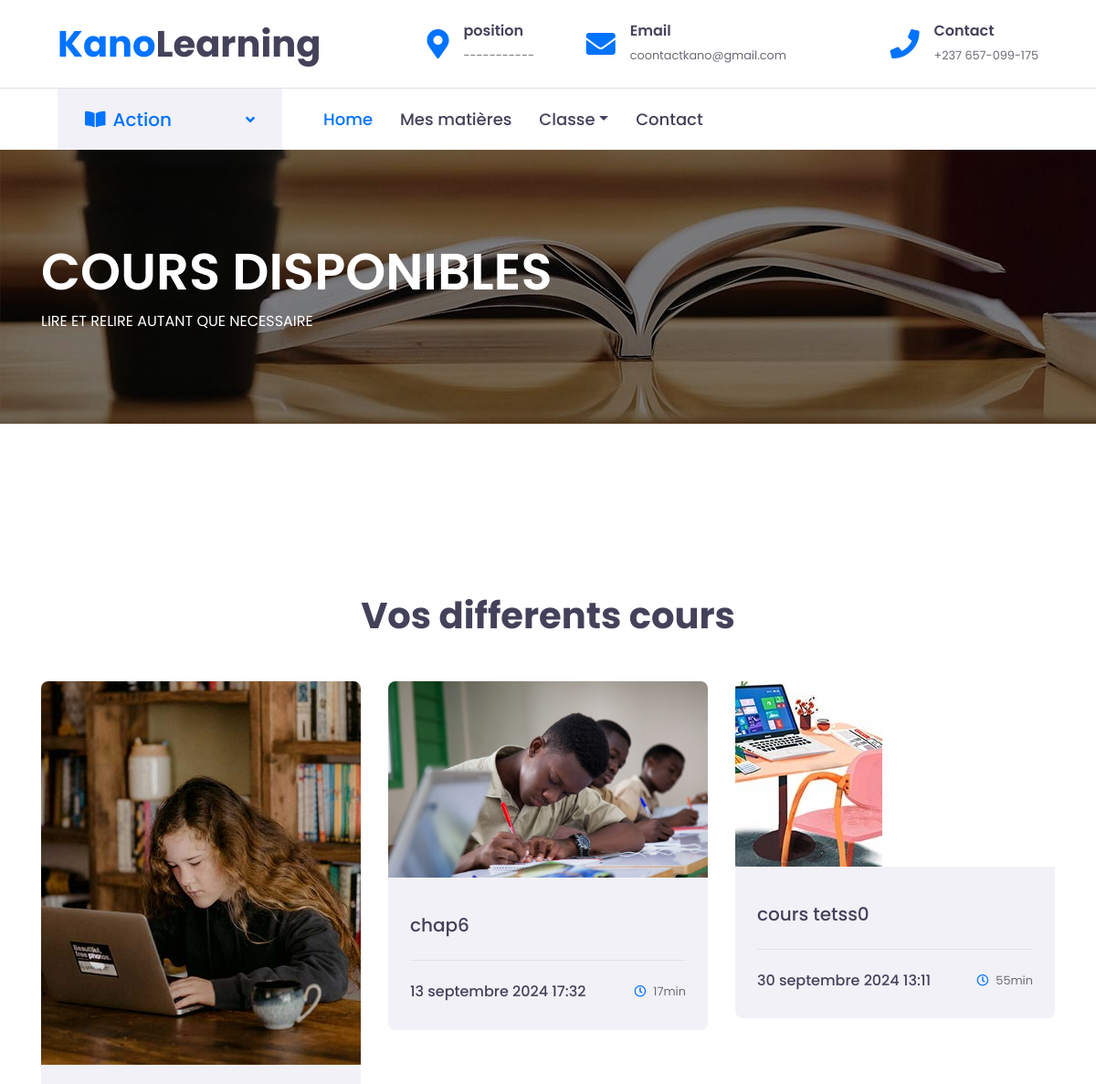
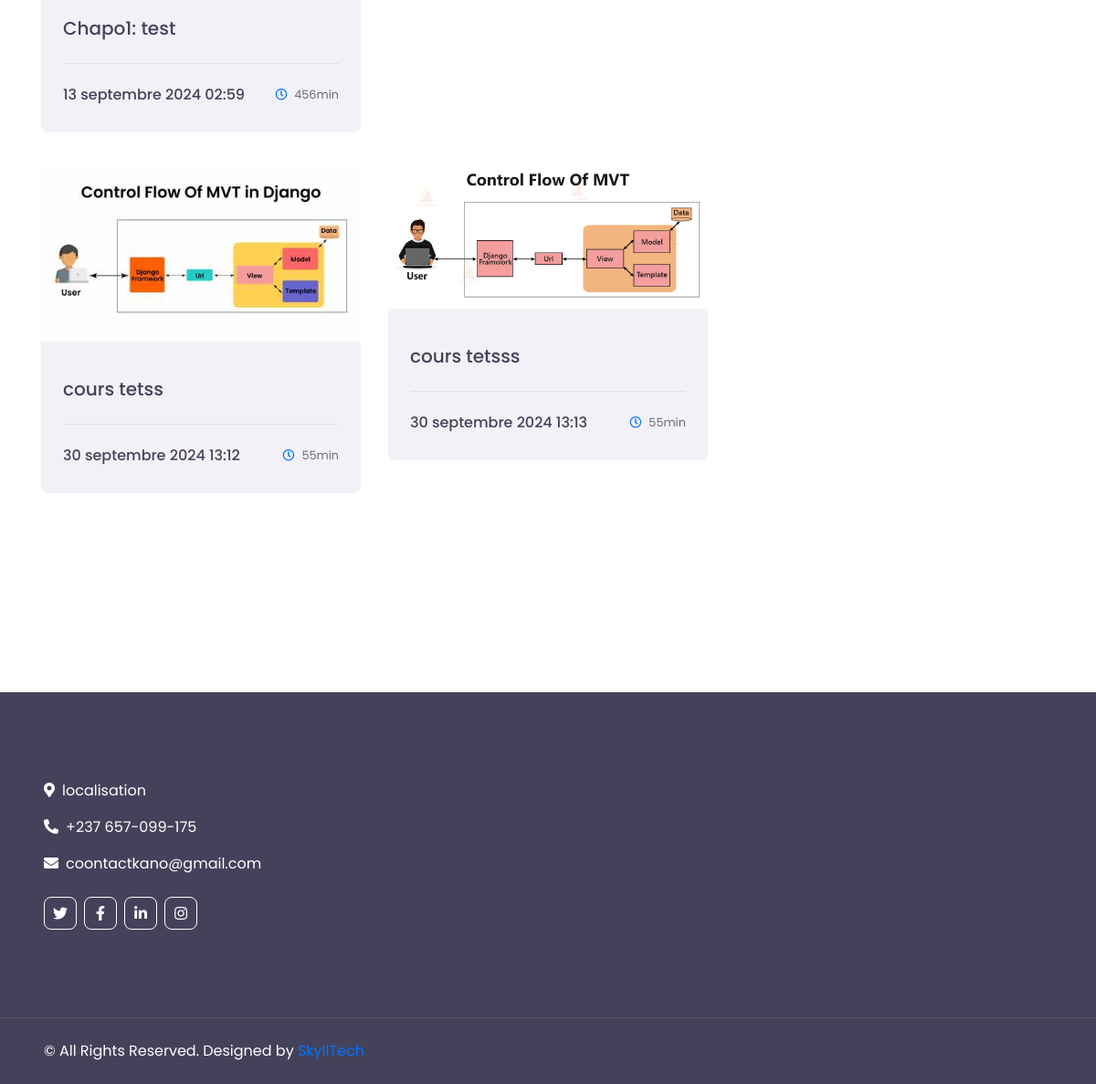
Screenshot of /display_cours/ with the database file from the repository (2 pictures, top to bottom).
### home/models.py (models this page shows, shortened)
class Cours(models.Model):
    titre = models.CharField(max_length=255)
    profil_cours = models.ImageField(upload_to='image', null=True, blank=True)
    intoduction = models.TextField(null=True, blank=True)
    resume = models.TextField(null=True, blank=True)
    document = models.FileField(upload_to='documents/', null=True, blank=True)
    choix_matiere = models.ForeignKey ('Matiere', on_delete=models.CASCADE)
    choix_classe = models.ForeignKey ('Classe', on_delete=models.CASCADE)
    Date_creation = models.DateTimeField(auto_now_add=True)  # Date et heure de création
    Date_modif = models.DateTimeField(auto_now=True)  # Date et heure de mise à jour
    temps_etudes = models.IntegerField()

### home/views.py (the view)
# urls.py: path('display_cours/', views.display_cours,name="display_cours"),
def display_cours(request):
    cours = Cours.objects.all()
    context = {"cours": cours}
    return render(request, "home/eleve/display_cours.html", context)

### home/templates/home/eleve/display_cours.html (shortened to what this page needs)
{% extends 'home/eleve/base.html' %}
{% block content %}
  {% load static %}
  <div class="container-fluid page-header" style="margin-bottom: 90px;">
    <div class="container">
      <div class="d-flex flex-column justify-content-center" style="min-height: 300px">
        <h3 class="display-4 text-white text-uppercase">Cours disponibles</h3>
        <div class="d-inline-flex text-white">
          <p class="m-0 text-uppercase">Lire et relire autant que necessaire</p>
        </div>
      </div>
    </div>
  </div>
  <div class="container-fluid py-5">
    <div class="container py-5">
      <div class="text-center mb-5">
        <h1>Vos differents cours</h1>
      </div>
      <div class="row">
        {% for cour in cours %}
        <a href="">
            <div class="col-lg-4 col-md-6 mb-4">
              <div class="rounded overflow-hidden mb-2">
                <img class="img-fluid" src="{{ cour.profil_cours.url }}" alt="" />
                <div class="bg-secondary p-4">
                  <a class="h5" href="">{{ cour.titre }}</a>
                  <div class="border-top mt-4 pt-4">
                    <div class="d-flex justify-content-between">
                      <h6 class="border-right-3">{{cour.Date_creation}}</h6>
                      <small class="m-0"><i class="far fa-clock text-primary mr-2"></i>{{cour.temps_etudes}}min</small>
                    </div>
                  </div>
                </div>
              </div>
            </div>
          </a>
        {% endfor %}
      </div>
    </div>
  </div>
{% endblock %}

### rows the page displays
Cours: profil_cours (picture), titre "Chapo1: test", Date_creation "13 septembre 2024 02:59", temps_etudes "456"
Cours: profil_cours (picture), titre "chap6", Date_creation "13 septembre 2024 17:32", temps_etudes "17"
Cours: profil_cours (picture), titre "cours tetss0", Date_creation "30 septembre 2024 13:11", temps_etudes "55"
Cours: profil_cours (picture), titre "cours tetss", Date_creation "30 septembre 2024 13:12", temps_etudes "55"
Cours: profil_cours (picture), titre "cours tetsss", Date_creation "30 septembre 2024 13:13", temps_etudes "55"
